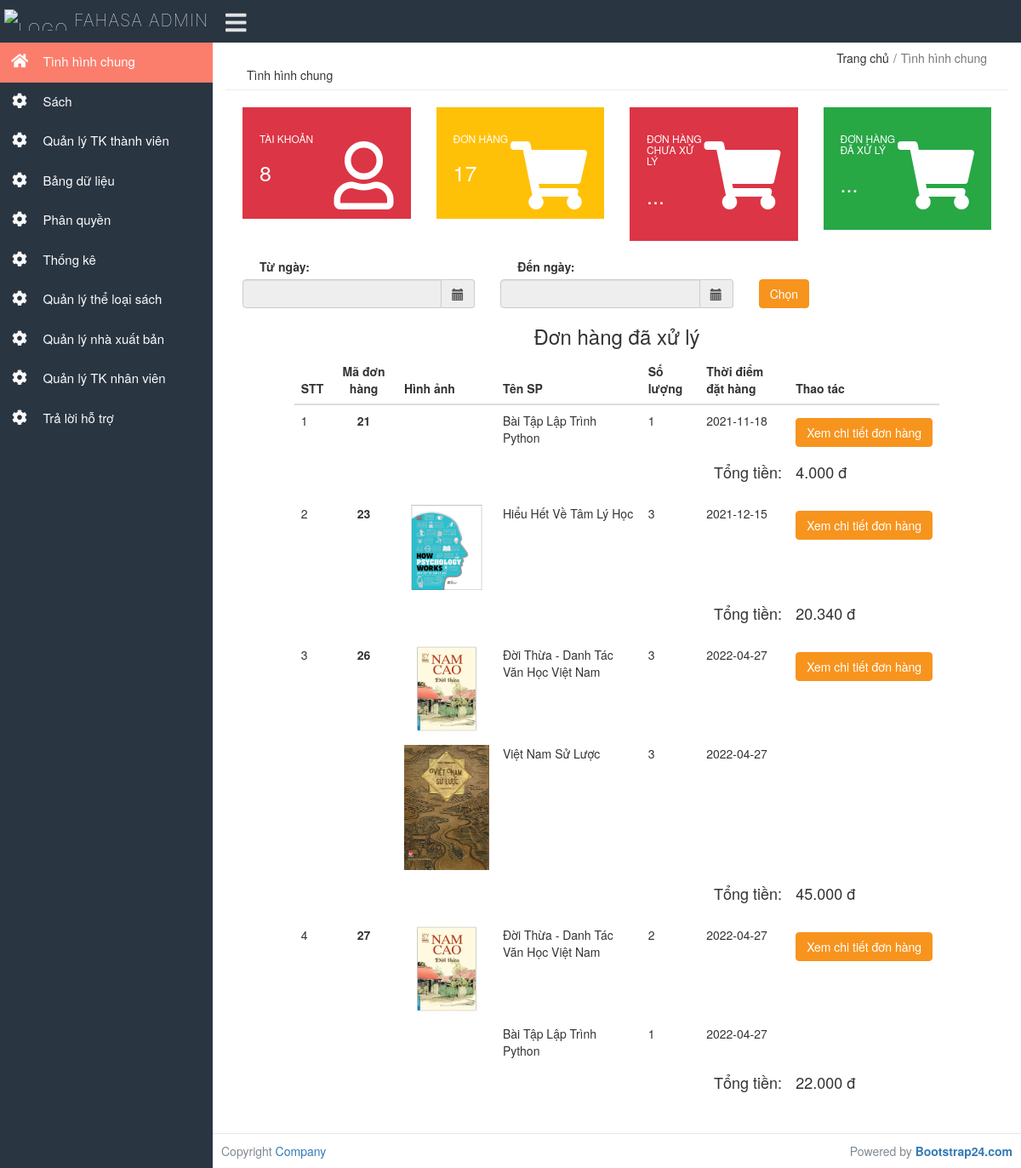
Screenshot of /admin/index.php?do=dhdaxl (signed in) with the database file from the repository.
### tables this page shows
CREATE TABLE `permissiondetail` (
  `PermissionID` int(11) NOT NULL,
  `FunctionID` int(11) NOT NULL
);

CREATE TABLE `function` (
  `FunctionID` int(11) NOT NULL,
  `FunctionName` varchar(100) NOT NULL
);

CREATE TABLE `orderdetail` (
  `OrderID` int(10) UNSIGNED NOT NULL,
  `BookID` int(10) NOT NULL,
  `Quantity` tinyint(4) NOT NULL,
  `Price` float NOT NULL
);

CREATE TABLE `book` (
  `BookID` int(10) NOT NULL,
  `BookName` varchar(100) NOT NULL,
  `Image` varchar(200) NOT NULL,
  `CategoryID` int(10) NOT NULL,
  `PublisherID` int(10) NOT NULL,
  `Price` float NOT NULL,
  `Amount` int(10) NOT NULL,
  `Sold` int(10) NOT NULL,
  `Discount` double NOT NULL,
  `Old` tinyint(4) NOT NULL DEFAULT 0,
  `Status` tinyint(4) NOT NULL DEFAULT 1
);

CREATE TABLE `orders` (
  `OrderID` int(10) UNSIGNED NOT NULL,
  `CustomerID` varchar(16) NOT NULL,
  `Date` date NOT NULL,
  `Total` float NOT NULL,
  `Shipped` tinyint(4) NOT NULL DEFAULT 0
);

### admin/class/permission.php (called while the page is built, shortened)
<?php
class permission
{
    public function getListFunctionByPermissionID($permissionId)
    {
        include('./connection.php');
        return $conn->query("SELECT * FROM permissiondetail WHERE PermissionID = '$permissionId'");
    }
    public function getFunctionName($functionId)
    {
        include('./connection.php');
        return $conn->query("SELECT * FROM function WHERE FunctionID = '$functionId'");
    }
}

### admin/class/book.php (called while the page is built, shortened)
<?php
class Book
{
    function getByID($vegetableID)
    {
        require('./connection.php');
        return $conn->query("SELECT * FROM book WHERE BookID = '$vegetableID'");
    }
}

### admin/RightComponent/dhdaxl.php (the view, shortened to what this page needs)
<form action="index.php?do=dhdaxl&filter=true" method="POST">
    <div class="row">
        <div class="col-4">
            <label>Từ ngày: </label>
            <div id="datePre" class="input-group date" data-date-format="dd-mm-yyyy">
                <input id="datePreInput" name="datePreInput" class="form-control" type="text" readonly />
                <span class="input-group-addon"><i class="glyphicon glyphicon-calendar"></i></span>
            </div>
        </div>
        <div class="col-4">
            <label>Đến ngày: </label>
            <div id="dateAft" class="input-group date" data-date-format="dd-mm-yyyy">
                <input id="dateAftInput" name="dateAftInput" class="form-control" type="text" readonly />
                <span class="input-group-addon"><i class="glyphicon glyphicon-calendar"></i></span>
            </div>
        </div>
        <div class="col-2">
            <button class="btn btn-primary" style="margin-top:24.5px;" type="submit">Chọn</button>
        </div>
    </div>
</form>
<h3 class="text-center">Đơn hàng đã xử lý</h3>
<?php
include('class/book.php');
$sqlmadh = "SELECT OrderID,Date FROM orders WHERE Shipped=1";
$resmadh = $conn->query($sqlmadh);
$arrMaDH = array();
$index = 0;
while ($row = $resmadh->fetch_assoc()) {
    if (isset($_GET['filter'])) {
        $dateLeft = ($_POST['datePreInput']);
        $dateRight = ($_POST['dateAftInput']);
        $dayLeft = substr($dateLeft, 0, 2);
        $monthLeft = substr($dateLeft, 3, 2);
        $yearLeft = substr($dateLeft, 6, 4);
        $stringDateLeft = $dayLeft . '-' . $monthLeft . '-' . $yearLeft;
        $dateLeft = date('m-d-Y', strtotime($stringDateLeft));
        $dayRight = substr($dateRight, 0, 2);
        $monthRight = substr($dateRight, 3, 2);
        $yearRight = substr($dateRight, 6, 4);
        $stringDateRight = $dayRight . '-' . $monthRight . '-' . $yearRight;
        $dateRight = date('m-d-Y', strtotime($stringDateRight));
        $datetime = new DateTime($row['Date']);
        $date = $datetime->format('m-d-Y');
        if ($dateLeft <= $date && $date <= $dateRight) {
            $arrMaDH[$index] = (int)($row['OrderID']);
            $index++;
        }
    } else {
        $arrMaDH[$index] = (int)($row['OrderID']);
        $index++;
    }
}
?>
<div class="row">
    <div class="col-1"></div>
    <table class="table col-10">
        <thead>
            <tr>
                <th scope="col">STT</th>
                <th scope="col" class="text-center">Mã đơn hàng</th>
                <th scope="col">Hình ảnh</th>
                <th scope="col">Tên SP</th>
                <th scope="col">Số lượng</th>
                <th scope="col">Thời điểm đặt hàng</th>
                <th scope="col">Thao tác</th>
            </tr>
        </thead>
        <tbody>
            <?php
            for ($i = 0; $i < $index; $i++) {
                $maDH = $arrMaDH[$i];
                $sqlmactdh = "SELECT Price,BookID,Quantity FROM orderdetail WHERE OrderID='$maDH'";
                $resmactdh = $conn->query($sqlmactdh);
                $sqltongtien = "SELECT Total,Date FROM orders WHERE OrderID='$maDH'";
                $restongtien = $conn->query($sqltongtien);
                $rowTongTien = $restongtien->fetch_assoc();
            ?>
                <?php
                $isRender = false;
                $isRenderDH = false;
                $isRenderBTN = false;
                while ($row = $resmactdh->fetch_assoc()) {
                ?>
                    <tr>
                        <td><?php if (!$isRender) {
                                echo $i + 1;
                                $isRender = "true";
                            } ?></td>
                        <?php
                        $book = new Book();
                        $book = $book->getByID($row['BookID']);
                        $book = $book->fetch_assoc();
                        ?>
                        <td class="text-center font-weight-bold">
                            <?php if (!$isRenderDH) {
                                echo $maDH;
                                $isRenderDH = "true";
                            } ?>
                        <td>
                            <img src="../Client/<?= $book['Image'] ?>" style="max-width:100px" alt="">
                        </td>
                        <td>
                            <?= $book['BookName'] ?>
                        </td>
                        <td>
                            <?= $row['Quantity'] ?>
                        </td>
                        <td>
                            <?php
                            echo $rowTongTien['Date'];
                            ?>
                        </td>
                        <td class=" pt-0 pb-3" style="font-weight:bold">
                            <?php if (!$isRenderBTN) {
                            ?>
                                <a class="" href="index.php?orderdetail=<?= $maDH ?>"><button type="submit" class="btn btn-primary mt-4">Xem chi tiết đơn hàng</button></a>
                            <?php
                                $isRenderBTN = "true";
                            } ?>
                        </td>
                    </tr>
                <?php
                }
                ?>
                <tr>
                    <td></td>
                    <td></td>
                    <td></td>
                    <td class="text-right pt-0 pb-3" style="font-weight:bold">
                    </td>
                    <td></td>
                    <td class="text-right pt-0 pb-3" style="font-weight:bold">
                        <h4>Tổng tiền:</h4>
                    </td>
                    <td class="pt-0 pb-3" style="font-weight:bold">
                        <h4><?= number_format($rowTongTien['Total'], 0, ',', '.') ?> đ</h4>
                    </td>
                </tr>
            <?php
            }
            ?>
        </tbody>
    </table>
</div>

### admin/menu.php (shortened to what this page needs)
<?php
if ($_SESSION['userId']) {
    $username = ($_SESSION['userId']);
}
$query = $conn->query("SELECT `CustomerID`,`PermissionID` FROM customers WHERE CustomerID='$username'");
$row = $query->fetch_assoc();
$permission = $row['PermissionID'];
include('dashboard.php');
include('class/permission.php');
$function = new Permission();
$function = $function->getListFunctionByPermissionID($permission);
foreach ($function as $row) {
    $functionName = new Permission();
    $functionName = $functionName->getFunctionName($row['FunctionID']);
    $functionName = $functionName->fetch_assoc();
?>
    <li class="submenu">
        <a href="index.php?to=<?= $functionName['FunctionID'] ?>" id="menutab<?= $functionName['FunctionID'] ?>">
            <i class="fas fa-cog"></i>
            <span> <?= $functionName['FunctionName'] ?> </span>
        </a>
    </li>
<?php
}
?>

### admin/assets/css/style.css (style rules this page uses)
html { position: relative; min-height: 100% }
body { font-size: .9rem; background-color: #e9ecef; padding-bottom: 50px }
a { color: #0ca4ca; text-decoration: none }
label { font-weight: 500 }
img { vertical-align: middle; border: 0 }
a { outline: 0!important; text-decoration: none!important }
.row { margin-right: -10px; margin-left: -10px }
.col, .col-1, .col-10, .col-11, .col-12, .col-2, .col-3, .col-4, .col-5, .col-6, .col-7, .col-8, .col-9, .col-lg, .col-lg-1, .col-lg-10, .col-lg-11, .col-lg-12, .col-lg-2, .col-lg-3, .col-lg-4, .col-lg-5, .col-lg-6, .col-lg-7, .col-lg-8, .col-lg-9, .col-md, .col-md-1, .col-md-10, .col-md-11, .col-md-12, .col-md-2, .col-md-3, .col-md-4, .col-md-5, .col-md-6, .col-md-7, .col-md-8, .col-md-9, .col-sm, .col-sm-1, .col-sm-10, .col-sm-11, .col-sm-12, .col-sm-2, .col-sm-3, .col-sm-4, .col-sm-5, .col-sm-6, .col-sm-7, .col-sm-8, .col-sm-9, .col-xl, .col-xl-1, .col-xl-10, .col-xl-11, .col-xl-12, .col-xl-2, .col-xl-3, .col-xl-4, .col-xl-5, .col-xl-6, .col-xl-7, .col-xl-8, .col-xl-9 { padding-right: 10px; padding-left: 10px }
#sidebar-menu, #sidebar-menu a, #sidebar-menu li, #sidebar-menu ul { border: 0; font-weight: 400; line-height: 1; list-style: none; margin: 0; padding: 0; position: relative; text-decoration: none }
#sidebar-menu a { line-height: 1.3 }
#sidebar-menu>ul>li>a { color: #fbfbfb; display: block; padding: 12px 10px 15px 10px; font-weight: 400; font-size: .9rem }
#sidebar-menu>ul>li>a>span { vertical-align: middle }
#sidebar-menu ul li a i { display: inline-block; font-size: 18px; line-height: 17px; margin-left: 3px; margin-right: 15px; text-align: center; vertical-align: middle; width: 20px }
.btn-primary { background-color: #0f9df7; border-color: #0f9df7 }
html { scroll-behavior: smooth; }
a { color: #000; }
* { outline: none; }
ul li { list-style: none; }
.btn.btn-primary { background: #f7941e !important; border: 1px solid #f7941e !important; color: #fff !important; }
.input-group { display: flex; }
.row { margin-left: 0 !important; margin-right: 0 !important; }

### admin/index.php (style rules this page uses)
.submenu span { font-size: 1.5rem !important; }
label { margin-left: 20px; }
.table td { border: none !important; }

### admin/RightComponent/dhdaxl.php (style rules this page uses)
.table td { border: none; }

### rows the page displays
permissiondetail: FunctionID.FunctionName "Sách"
permissiondetail: FunctionID.FunctionName "Quản lý TK thành viên"
permissiondetail: FunctionID.FunctionName "Bảng dữ liệu"
permissiondetail: FunctionID.FunctionName "Phân quyền"
permissiondetail: FunctionID.FunctionName "Thống kê"
permissiondetail: FunctionID.FunctionName "Quản lý thể loại sách"
permissiondetail: FunctionID.FunctionName "Quản lý nhà xuất bản"
permissiondetail: FunctionID.FunctionName "Quản lý TK nhân viên"
permissiondetail: FunctionID.FunctionName "Trả lời hỗ trợ"
orders: Total "4.000"
orderdetail: maDH "21", BookID.BookName "Bài Tập Lập Trình Python", Quantity "1", OrderID.Date "2021-11-18"
orders: Total "20.340"
orderdetail: maDH "23", BookID.Image (picture), BookID.BookName "Hiểu Hết Về Tâm Lý Học", Quantity "3", OrderID.Date "2021-12-15"
orders: Total "45.000"
orderdetail: maDH "26", BookID.Image (picture), BookID.BookName "Đời Thừa - Danh Tác Văn Học Việt Nam", Quantity "3", OrderID.Date "2022-04-27"
orderdetail: BookID.Image (picture), BookID.BookName "Việt Nam Sử Lược", Quantity "3", OrderID.Date "2022-04-27"
orders: Total "22.000"
orderdetail: maDH "27", BookID.Image (picture), BookID.BookName "Đời Thừa - Danh Tác Văn Học Việt Nam", Quantity "2", OrderID.Date "2022-04-27"
orderdetail: BookID.BookName "Bài Tập Lập Trình Python", Quantity "1", OrderID.Date "2022-04-27"

### other values shown
$counterAccount "8"
$counterDH "17"
